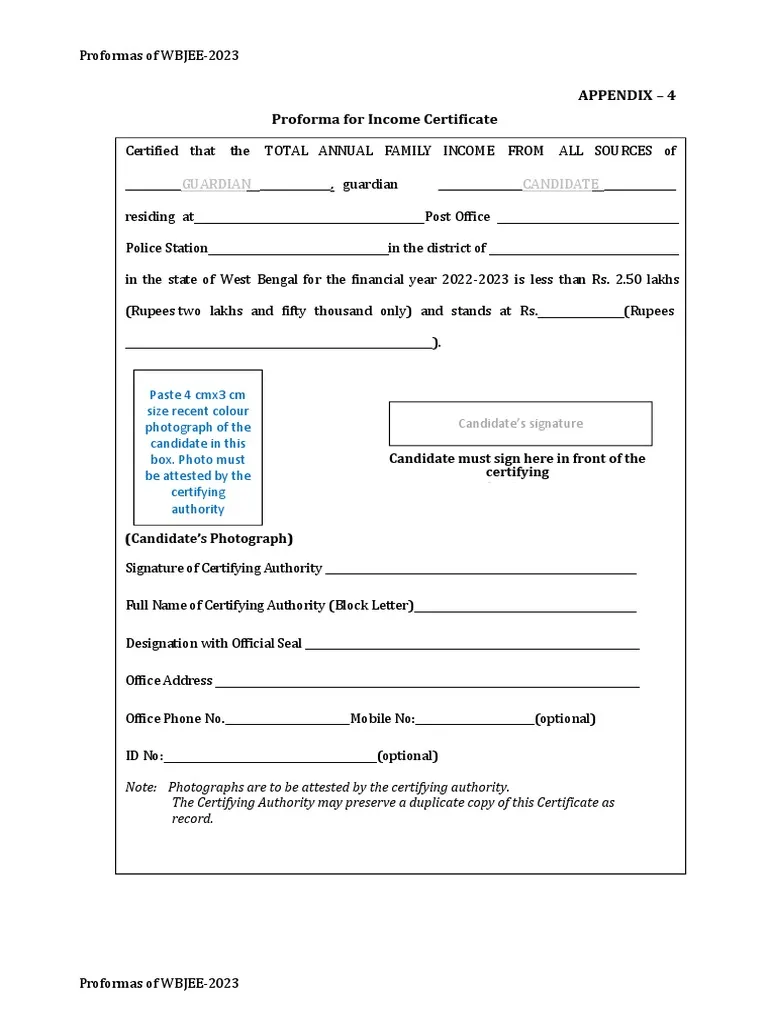
#> input picture week5_document_scanner/document1.webp, 768 x 1024 px
$ python -i day35_deskewer.py   (imports and definitions only)
#> lines starting #> are read from the running program, lines starting #| are printed output that depends on the picture; after the words box and inside, x2 and y2 are one past the last pixel; in counts of white or black regions, pixels touching at a corner belong together
# Day 35 | Week 5: Document Scanner
# Topic:  Deskewer — Auto-detect and fix rotation
# Goal:   Detect how much a document is rotated and correct it
# Output: outputs/day35_deskewed.png
# Status: [ ] Not started  [ ] In progress  [ ] Done

# WHAT YOU'LL LEARN TODAY
# Sometimes a document isn't perspective-distorted — it's just slightly tilted.
# Today: detect the skew angle automatically and rotate to fix it.
# Approach: find edges → run HoughLines → find the dominant angle → rotate by -angle
#
# Key difference from Day 31:
#   HoughLines  → returns (rho, theta) — the full infinite line in polar form
#   HoughLinesP → returns (x1,y1,x2,y2) — a line segment

# RESOURCES
# HoughLines:  https://docs.opencv.org/4.x/d9/db0/tutorial_hough_lines.html
# Rotation:    https://docs.opencv.org/4.x/da/d6e/tutorial_py_geometric_transformations.html
# Deskew explained: https://learnopencv.com/skew-correction-word-image-using-python-opencv/

import cv2
import numpy as np
import matplotlib.pyplot as plt
import os

# [1 line not run here, left out]

def show_many(imgs, titles):
    fig, axes = plt.subplots(1, len(imgs), figsize=(5 * len(imgs), 4))
    if len(imgs) == 1: axes = [axes]
    for ax, img, title in zip(axes, imgs, titles):
        ax.set_title(title); ax.axis('off')
        ax.imshow(cv2.cvtColor(img, cv2.COLOR_BGR2RGB) if len(img.shape)==3 else img, cmap='gray')
    plt.tight_layout(); plt.show()

def make_lined_document():
    doc = np.ones((400, 500, 3), dtype=np.uint8) * 240
    for y in range(60, 380, 35):
        cv2.line(doc, (40, y), (460, y), (160, 160, 160), 1)
    cv2.putText(doc, 'Text line 1', (50, 55), cv2.FONT_HERSHEY_SIMPLEX, 0.6, (80,80,80), 1)
    cv2.putText(doc, 'Text line 2', (50, 90), cv2.FONT_HERSHEY_SIMPLEX, 0.6, (80,80,80), 1)
    return doc

# ─────────────────────────────────────────────
# STEP 1 — Create a deliberately tilted image
# ─────────────────────────────────────────────
def rotate_image(img, angle):
    """Rotate image by angle degrees around its centre. Returns same-size image."""
    h, w = img.shape[:2]
    centre = (w // 2, h // 2)
    M = cv2.getRotationMatrix2D(centre, angle, 1.0)
    return cv2.warpAffine(img, M, (w, h), flags=cv2.INTER_LINEAR,
                          borderMode=cv2.BORDER_REPLICATE)

doc    = make_lined_document()
angle  = 12  # degrees of intentional tilt
tilted = rotate_image(doc, angle)

# ─────────────────────────────────────────────
# STEP 2 — Detect the skew angle
# ─────────────────────────────────────────────
# YOUR TASK: Write detect_skew_angle(img)
# Approach:
#   1. Grayscale → Canny
#   2. HoughLines → get array of (rho, theta)
#   3. Convert theta to degrees: angle_deg = np.degrees(theta) - 90
#   4. The dominant angle is the skew → return its median

import cv2
import numpy as np

def detect_skew_angle(img):
    """
    Returns the estimated skew angle in degrees.
    Positive = clockwise tilt, Negative = counter-clockwise.
    """

    # Convert to grayscale
    gray = cv2.cvtColor(img, cv2.COLOR_BGR2GRAY)

    # Edge detection (IMPORTANT)
    edges = cv2.Canny(gray, 50, 150, apertureSize=3)

    # Hough Transform
    lines = cv2.HoughLines(edges, 1, np.pi/180, 150)

    angle_degrees = []

    if lines is not None:
        for i in range(len(lines)):
            rho, theta = lines[i][0]

            # Convert to degrees and adjust
            angle_deg = np.degrees(theta) - 90
            angle_degrees.append(angle_deg)

    # Handle no lines case
    if len(angle_degrees) == 0:
        return 0.0

    # Use median instead of max (robust)
    skew = np.median(angle_degrees)

    return skew


# ─────────────────────────────────────────────
# STEP 3 — Correct the skew
# ─────────────────────────────────────────────
detected = detect_skew_angle(tilted)
# [8 lines not run here, left out]

# REFLECTION
# Q1: Why do we take the median of detected angles instead of the mean?
# A1:Mean is verys ensitive to outlier that's why we take meduan value
# Q2: This approach works well for text documents. When might it fail?
# A2:

# WHERE THIS LEADS:
# Day 36 adds a visual UI overlay — showing what the scanner detected
# before the user confirms. Then Day 37 ties everything into one function.

>>> import cv2
>>> picture = cv2.imread('document1.webp')
#> picture is the input picture: shape (1024, 768, 3); mean B, G, R 246.5, 246.4, 246.1
>>> result = detect_skew_angle(picture)
#> in detect_skew_angle (call 2), `edges = cv2.Canny(gray, 50, 150, apertureSize=3)`:
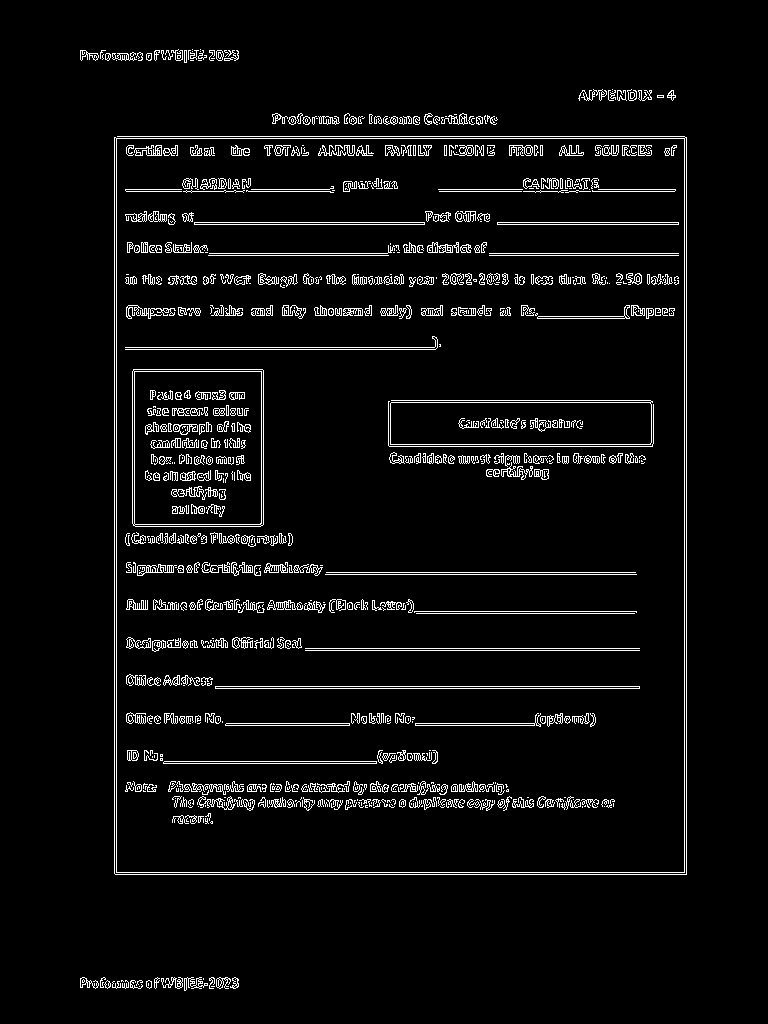
#> edges: shape (1024, 768); 4.8% white in thin lines or dots, all inside (x1, y1, x2, y2) = (80, 49, 687, 991)
#> in detect_skew_angle (call 2), `lines = cv2.HoughLines(edges, 1, np.pi/180, 150)`: lines = 94 rows, first 8: [114, 0], [116, 0], [686, 0], [684, 0], [874, 1.57], [138, 1.57], [872, 1.57], [136, 1.57]
#> the loop in detect_skew_angle (call 2), `for i in range(len(lines)):` made 94 passes
#> (rho, theta, angle_deg) on passes 1 to 12: (114, 0, -90), (116, 0, -90), (686, 0, -90), (684, 0, -90), (874, 1.57, 0), (138, 1.57, 0), (872, 1.57, 0), (136, 1.57, 0), (572, 1.57, 0), (686, 1.57, 0), (688, 1.57, 0), (191, 1.57, 0)
#> after the loop in detect_skew_angle (call 2), `for i in range(len(lines)):`: angle_degrees = 94 values, max 89 at index 60, min -90 at index 0, mean -7.53
#> in detect_skew_angle (call 2), `skew = np.median(angle_degrees)`: skew = 0
#> result = 0
